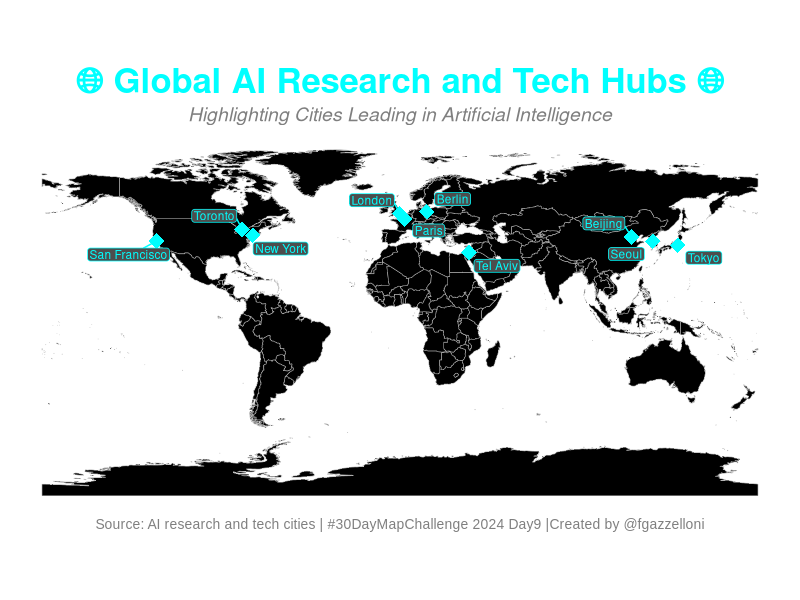
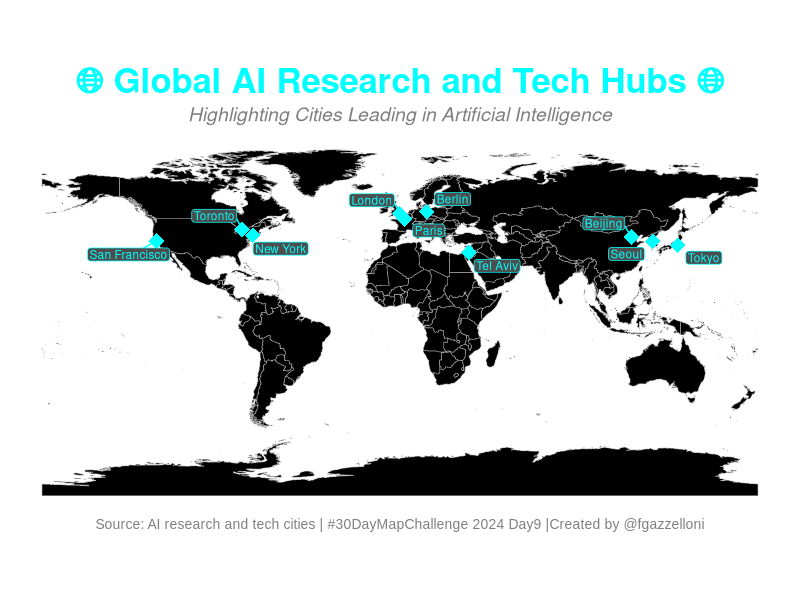

Source code (R) for these figures, in order:
## ---- chunk 1
# Install and load required packages
library(sf)
library(ggplot2)
library(rnaturalearth)
## ---- chunk 2
# Load the world map data
world <- ne_countries(scale = "medium", 
                      returnclass = "sf")

# Create a data frame with notable AI research and tech hubs
ai_hubs <- data.frame(
  city = c("San Francisco", "New York", "London", 
           "Beijing", "Toronto", "Tokyo", 
           "Tel Aviv", "Paris", "Seoul", "Berlin"),
  country = c("USA", "USA", "UK", 
              "China", "Canada", "Japan", 
              "Israel", "France", "South Korea", "Germany"),
  lon = c(-122.4194, -74.0060, -0.1276, 
          116.4074, -79.3832, 139.6917, 
          34.7818, 2.3522, 126.9780, 13.4050),
  lat = c(37.7749, 40.7128, 51.5074, 
          39.9042, 43.6532, 35.6895, 
          32.0853, 48.8566, 37.5665, 52.5200))

# Convert AI hubs data to an sf object
ai_hubs_sf <- st_as_sf(ai_hubs, coords = c("lon", "lat"), 
                       crs = 4326, agr = "constant")
## ---- chunk 3
# Plot the "AI Only" map
ggplot(data = world) +
  geom_sf(fill = "black", 
          color = "darkgray", 
          linewidth = 0.2) +  # Dark mode background
  geom_sf(data = ai_hubs_sf, 
          size = 5, 
          color = "cyan", 
          shape = 18) +  # Neon-colored AI hubs
  ggrepel::geom_label_repel(data = ai_hubs, 
                            aes(x = lon, y = lat, 
                                label = city), 
                            color = "cyan", fill="gray30",
                            label.padding = 0.1,
                            box.padding = 0.3,
                            size = 3) +  # Neon-colored city labels
  labs(title = "🌐 Global AI Research and Tech Hubs 🌐",
       subtitle = "Highlighting Cities Leading in Artificial Intelligence",
       caption = "Source: AI research and tech cities | #30DayMapChallenge 2024 Day9 |Created by @fgazzelloni") +
  ggthemes::theme_map() +
  theme(plot.title = element_text(size = 25,
                                  face = "bold", 
                                  color = "cyan",  
                                  hjust = 0.5),
        plot.subtitle = element_text(size = 14,
                                     face = "italic",
                                     color = "gray50",
                                     hjust = 0.5),
        plot.caption = element_text(size = 10,
                                    family = "Arial",
                                    color = "gray50",
                                    hjust = 0.5))
## ---- chunk 4
ggsave("day9_ai.png", 
       bg = "white",
       width = 8, height = 6, 
       dpi = 300) 
